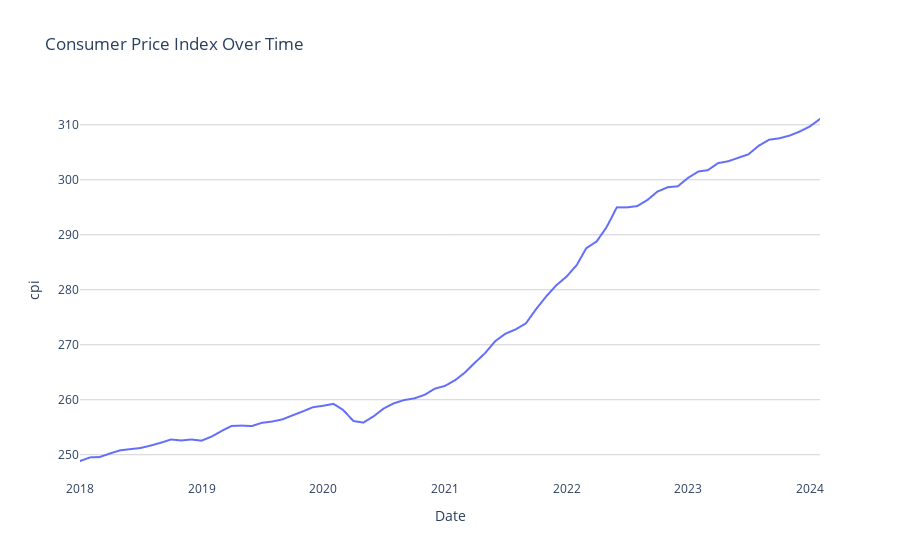

Notebook source saved alongside this figure:
### Code cell
plot_time_series_plotly(processed_cpi_df, 'index', 'cpi', 'Consumer Price Index Over Time')

### Figure 1 — Plotly figure (JSON) as saved in the notebook; plotly's stock layout.template omitted (floating-point values rounded to 4 significant figures; data arrays with more than 128 entries replaced by an {"elided": "..."} marker saying what was removed)
{"data": [{"hovertemplate": "index=%{x}<br>cpi=%{y}<extra></extra>", "legendgroup": "", "line": {"color": "#636efa", "dash": "solid"}, "marker": {"symbol": "circle"}, "mode": "lines", "name": "", "showlegend": false, "type": "scattergl", "x": {"elided": "2223 str values"}, "xaxis": "x", "y": {"elided": "2223 float values"}, "yaxis": "y"}], "layout": {"legend": {"tracegroupgap": 0}, "plot_bgcolor": "white", "title": {"text": "Consumer Price Index Over Time"}, "xaxis": {"anchor": "y", "domain": [0, 1], "showgrid": false, "title": {"text": "Date"}}, "yaxis": {"anchor": "x", "domain": [0, 1], "gridcolor": "lightgrey", "showgrid": true, "title": {"text": "cpi"}}}}
